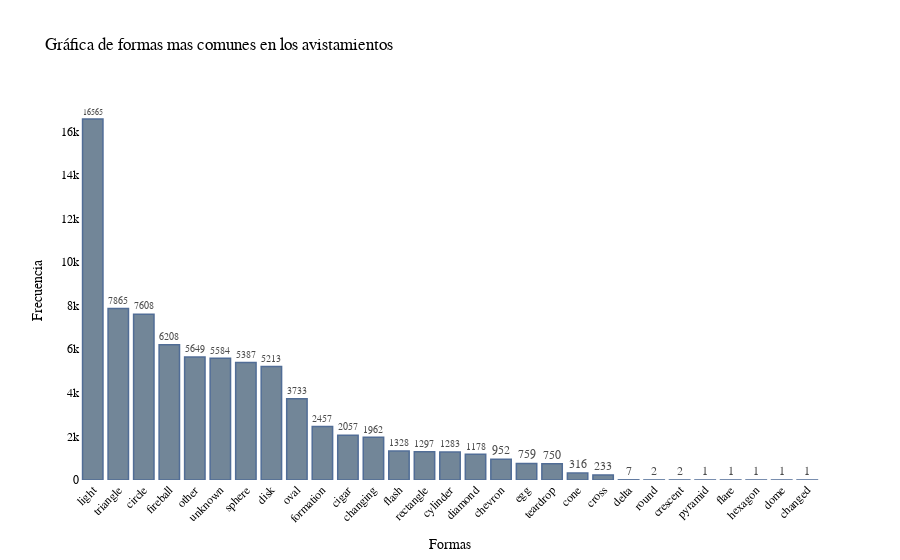

Source (notebook cell):
### Markdown cell above
## Formas mas comunes de los avistamientos

### Code cell
# Obtener el recuento de valores usando value_counts()
value_counts_result = df.v_shape.value_counts()

# Crear la gráfica de barras estética con Plotly
fig = px.bar(x=value_counts_result.index, y=value_counts_result.values, labels={'x': 'Formas', 'y': 'Frecuencia'},
             title='Gráfica de formas mas comunes en los avistamientos', text=value_counts_result.values)

# Personalizar el diseño de la gráfica
fig.update_traces(marker_color='rgb(55, 83, 109)', marker_line_color='rgb(8,48,107)',
                  marker_line_width=1.5, opacity=0.7, textposition='outside')

# Personalizar el diseño del diseño de la gráfica
fig.update_layout(title_text='Gráfica de formas mas comunes en los avistamientos',
                  xaxis_title='Formas',
                  yaxis_title='Frecuencia',
                  xaxis_tickangle=-45,
                  font=dict(family='Arial', size=12, color='black'),
                  plot_bgcolor='rgba(0,0,0,0)')

# Mostrar la gráfica
fig.show()

### Figure 1 — Plotly figure (JSON) as saved in the notebook; plotly's stock layout.template omitted (floating-point values rounded to 4 significant figures)
{"data": [{"alignmentgroup": "True", "hovertemplate": "Formas=%{x}<br>Frecuencia=%{y}<br>text=%{text}<extra></extra>", "legendgroup": "", "marker": {"color": "rgb(55, 83, 109)", "line": {"color": "rgb(8,48,107)", "width": 1.5}, "pattern": {"shape": ""}}, "name": "", "offsetgroup": "", "opacity": 0.7, "orientation": "v", "showlegend": false, "text": [16565, 7865, 7608, 6208, 5649, 5584, 5387, 5213, 3733, 2457, 2057, 1962, 1328, 1297, 1283, 1178, 952, 759, 750, 316, 233, 7, 2, 2, 1, 1, 1, 1, 1], "textposition": "outside", "type": "bar", "x": ["light", "triangle", "circle", "fireball", "other", "unknown", "sphere", "disk", "oval", "formation", "cigar", "changing", "flash", "rectangle", "cylinder", "diamond", "chevron", "egg", "teardrop", "cone", "cross", "delta", "round", "crescent", "pyramid", "flare", "hexagon", "dome", "changed"], "xaxis": "x", "y": [16565, 7865, 7608, 6208, 5649, 5584, 5387, 5213, 3733, 2457, 2057, 1962, 1328, 1297, 1283, 1178, 952, 759, 750, 316, 233, 7, 2, 2, 1, 1, 1, 1, 1], "yaxis": "y"}], "layout": {"barmode": "relative", "font": {"color": "black", "family": "Arial", "size": 12}, "legend": {"tracegroupgap": 0}, "plot_bgcolor": "rgba(0,0,0,0)", "title": {"text": "Gráfica de formas mas comunes en los avistamientos"}, "xaxis": {"anchor": "y", "domain": [0, 1], "tickangle": -45, "title": {"text": "Formas"}}, "yaxis": {"anchor": "x", "domain": [0, 1], "title": {"text": "Frecuencia"}}}}
